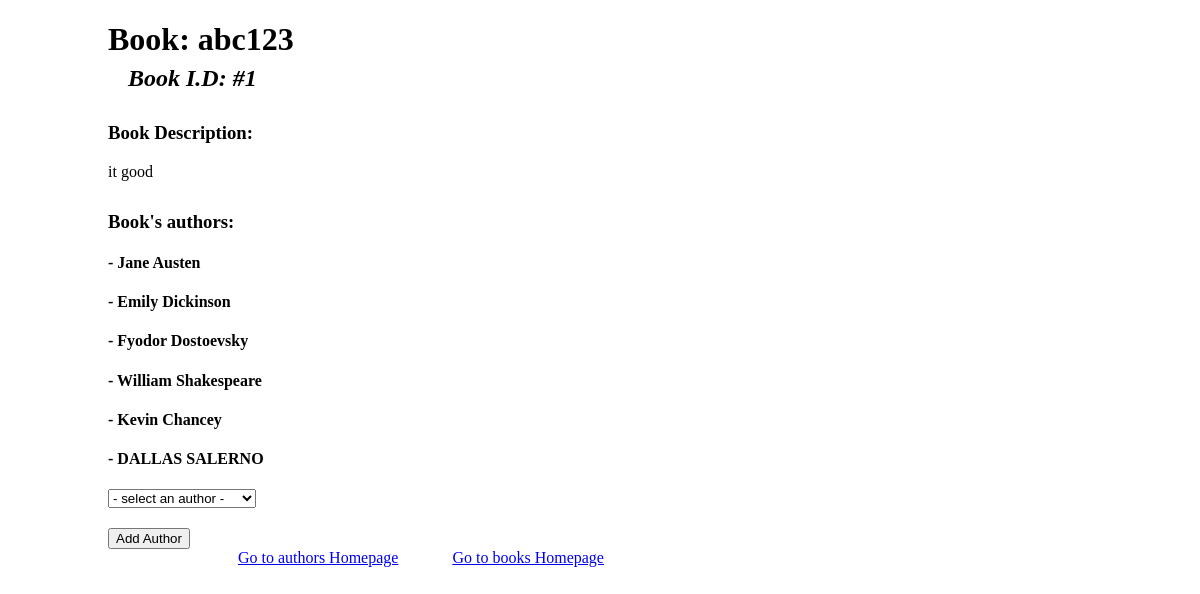
The page /book_info/1 on the database its author committed.
### main_app/models.py (models this page shows)
class Book(models.Model):
    title= models.CharField(max_length=255)
    desc= models.TextField()
    created_at = models.DateTimeField(auto_now_add=True)
    updated_at = models.DateTimeField(auto_now=True)

class Author(models.Model):
    first_name= models.CharField(max_length=255)
    last_name= models.CharField(max_length=255)
    books = models.ManyToManyField(Book, related_name='authors')
    notes = models.TextField()
    created_at = models.DateTimeField(auto_now_add=True)
    updated_at = models.DateTimeField(auto_now=True)

### main_app/views.py (the view)
# urls.py: path('book_info/<int:book_id>', views.book_info),
def book_info(request, book_id):
    the_book_info= Book.objects.get(id=book_id)
    books_authors= the_book_info.authors.all()
    all_authors= Author.objects.all()
    context= {
        'the_book_info' : the_book_info,
        'books_authors' : books_authors,
        'all_authors' : all_authors
    }
    return render(request, 'book_info.html', context)

### main_app/templates/book_info.html (shortened to what this page needs)
<!DOCTYPE html>
<html lang="en">
<head>
</head>
<body>
    <h1 id='title'>Book: {{ the_book_info.title }} </h1>
    <h2 id='bookid'>Book I.D:  #{{ the_book_info.id }} </h2>
    <div  id='description'>
        <h3>Book Description:</h3>
        <p> {{ the_book_info.desc }} </p>
    </div>
    <div id='bookauths'>
        <h3>Book's authors:</h3>
        {% for authors in books_authors %}
        <h4> - {{ authors.first_name }} {{ authors.last_name }} </h4>
        {% endfor %}
        <form action="/update_book_author" method='POST'>
            <select name="author_id" id="author">
                <option value='' disabled selected> - select an author - </option>
            </select> <br>
            <button>Add Author</button>
        </form>
    </div>
    <div>
        <a href="/add_author" id='go_authors'>Go to authors Homepage</a>
        <a href="/" id='go_books'>Go to books Homepage</a>
    </div>
</body>
</html>

### main_app/templates/book_info.html (style rules this page uses)
#go_authors { margin-left: 230px; }
#go_books { margin-left: 50px; }
button { margin-top: 20px; }
h3 { margin-top: 30px; }
#title { margin-left: 100px; }
#bookid { margin-left: 120px; font-style: italic; margin-top: -15px; }
#description { margin-left: 100px; }
#bookauths { margin-left: 100px; }

### rows shown on the page
Book: title "abc123", id "1", desc "it good"
Author: first_name "Jane", last_name "Austen"
Author: first_name "Emily", last_name "Dickinson"
Author: first_name "Fyodor", last_name "Dostoevsky"
Author: first_name "William", last_name "Shakespeare"
Author: first_name "Kevin", last_name "Chancey"
Author: first_name "DALLAS", last_name "SALERNO"
